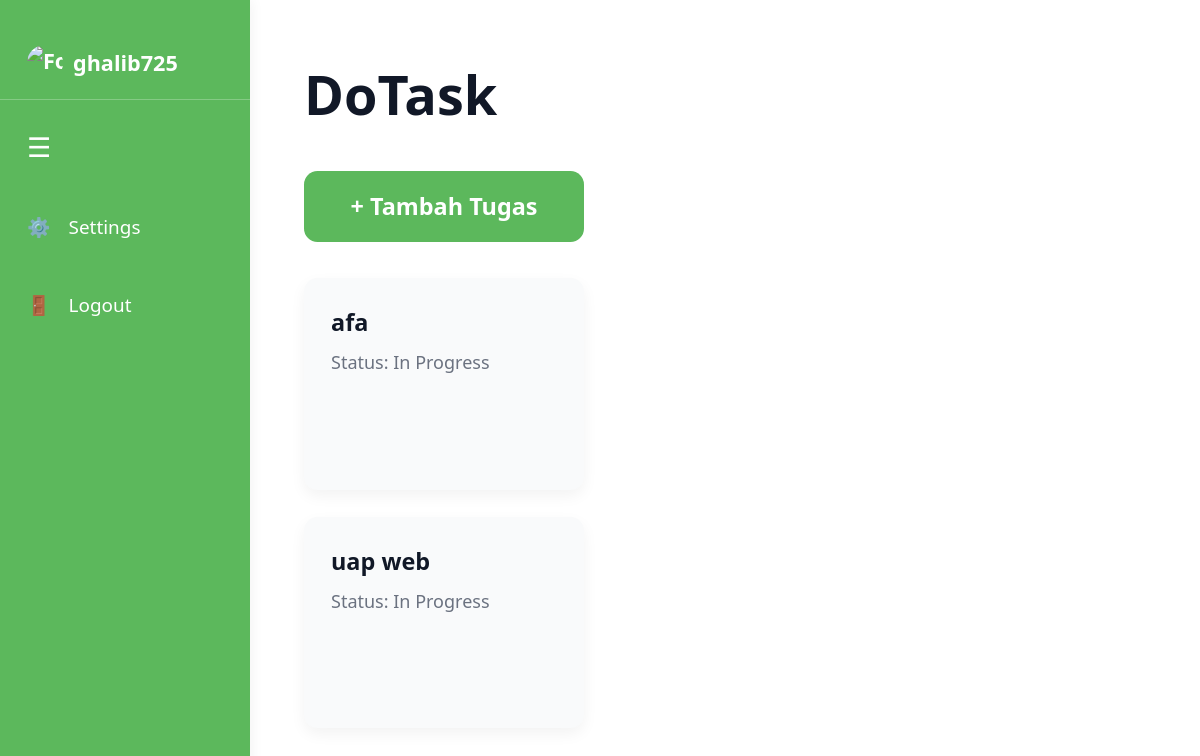
The app's page /dashboard/user_dashboard.php (signed in) with its own data.
### tables this page shows
CREATE TABLE `tasks` (
  `id` int(11) NOT NULL,
  `user_id` int(11) NOT NULL,
  `task_name` varchar(255) NOT NULL,
  `description` text DEFAULT NULL,
  `assigned_user_id` int(11) DEFAULT NULL,
  `due_date` date DEFAULT NULL,
  `priority` enum('Low','Medium','High') NOT NULL DEFAULT 'Medium',
  `status` enum('Pending','In Progress','Completed','Overdue') NOT NULL DEFAULT 'Pending',
  `created_at` datetime NOT NULL DEFAULT current_timestamp(),
  `updated_at` datetime NOT NULL DEFAULT current_timestamp() ON UPDATE current_timestamp(),
  `tags` varchar(255) DEFAULT NULL,
  `comments` text DEFAULT NULL,
  `attachments` text DEFAULT NULL,
  `estimated_time` int(11) DEFAULT NULL,
  `actual_time` int(11) DEFAULT NULL,
  `recurrence` varchar(50) DEFAULT NULL,
  `parent_task_id` int(11) DEFAULT NULL,
  `completion_date` date DEFAULT NULL
);

### dashboard/user_dashboard.php (the view, shortened to what this page needs)
<?php
include '../config/db.php';
$user_id = $_SESSION['user_id'];
$stmt = $conn->prepare("SELECT id, task_name, status FROM tasks WHERE user_id = ? ORDER BY id DESC");
$stmt->bind_param("i", $user_id);
$stmt->execute();
$result = $stmt->get_result();
$tasks = $result->fetch_all(MYSQLI_ASSOC);
$stmt = $conn->prepare("SELECT profile_pic FROM users WHERE id = ?");
$stmt->bind_param("i", $user_id);
$stmt->execute();
$stmt->bind_result($profile_pic_filename);
$upload_dir = __DIR__ . '/../uploads/';
$default_profile_pic = '../assets/default-profile.png';
$profile_pic_path = ($profile_pic_filename && file_exists($upload_dir . $profile_pic_filename)) ? '../uploads/' . htmlspecialchars($profile_pic_filename, ENT_QUOTES, 'UTF-8') : $default_profile_pic;
?>
<!DOCTYPE html>
<html lang="id">
<head>
</head>
<body>
    <aside class="sidebar" id="sidebar" aria-label="Sidebar menu">
        <a href="profile.php" class="menu-item profile" tabindex="0" aria-current="page" aria-label="Profile Menu">
            <img src="<?php echo $profile_pic_path; ?>" alt="Foto Profil" />
            <span><?php echo htmlspecialchars($_SESSION['username'], ENT_QUOTES, 'UTF-8'); ?></span>
        </a>
        <button class="toggle-btn" id="toggle-btn" aria-label="Toggle sidebar" title="Toggle sidebar">&#9776;</button>
        <div class="bottom-menu">
            <a href="settings.php" class="menu-item" role="menuitem" tabindex="0"><i>⚙️</i><span>Settings</span></a>
            <a href="../auth/logout.php" class="menu-item" role="menuitem" tabindex="0"><i>🚪</i><span>Logout</span></a>
        </div>
    </aside>
    <main class="main" tabindex="main">
        <header class="main-header" aria-label="Website name">
            <h1>DoTask</h1>
        </header>
        <a href="add_task.php" class="add-task-link" aria-label="Tambah Tugas Baru" role="button">
            + Tambah Tugas
        </a>
        <?php if (count($tasks) > 0): ?>
            <section class="tasks" aria-live="polite" aria-label="Daftar tugas pengguna">
                <?php foreach ($tasks as $task): ?>
                    <article class="task-card" tabindex="0">
                        <h3 class="task-title"><?php echo htmlspecialchars($task['task_name'], ENT_QUOTES, 'UTF-8'); ?></h3>
                        <p class="task-status">Status: <?php echo htmlspecialchars($task['status'], ENT_QUOTES, 'UTF-8'); ?></p>
                    </article>
                <?php endforeach; ?>
            </section>
        <?php else: ?>
            <div class="no-tasks" role="status">
                Belum ada tugas. Silakan tambahkan tugas baru!
            </div>
        <?php endif; ?>
    </main>
</body>
</html>

### dashboard/user_dashboard.php (style rules this page uses)
:root { --color-main-green: #5cb85c; --color-main-green-dark: #4cae4c; --color-bg: #ffffff; --color-text-primary: #111827; --color-text-secondary: #6b7280; --color-card-bg: #f9fafb; --color-shadow: rgba(0, 0, 0, 0.05); --border-radius: 0.75rem; --sidebar-width: 250px; --sidebar-width-collapsed: 64px; --transition-speed: 0.3s; --font-heading: 'Segoe UI', Tahoma, Geneva, Verdana, sans-serif; }
* { box-sizing: border-box; }
body, html { margin: 0; height: 100%; font-family: var(--font-heading); background: var(--color-bg); color: var(--color-text-primary); font-size: 18px; line-height: 1.5; overflow-x: hidden; display: flex; }
a { color: inherit; text-decoration: none; }
.sidebar { position: fixed; top: 0; left: 0; height: 100vh; width: var(--sidebar-width); background-color: var(--color-main-green); color: white; padding-top: 1.5rem; display: flex; flex-direction: column; transition: width var(--transition-speed) ease; box-shadow: 2px 0 12px var(--color-shadow); user-select: none; z-index: 1000; align-items: stretch; }
.sidebar a.menu-item.profile { padding: 1rem 1.5rem; font-size: 1.05rem; display: flex; align-items: center; cursor: pointer; user-select: none; white-space: nowrap; overflow: hidden; text-overflow: ellipsis; transition: background-color var(--transition-speed), color var(--transition-speed); border: none; background: transparent; color: white; text-align: left; font-weight: 700; font-size: 1.2rem; border-bottom: 1px solid rgba(255 255 255 / 0.25); margin-bottom: 1rem; outline-offset: 2px; }
.sidebar a.menu-item.profile img { width: 36px; height: 36px; border-radius: 50%; object-fit: cover; margin-right: 10px; flex-shrink: 0; }
.toggle-btn { background: none; border: none; color: white; font-size: 1.5rem; cursor: pointer; padding: 0.75rem 1.5rem; user-select: none; transition: background-color var(--transition-speed); align-self: flex-start; }
.bottom-menu { display: flex; flex-direction: column; gap: 0.75rem; margin-top: 1rem; }
.bottom-menu a.menu-item { padding: 1rem 1.5rem; font-size: 1.05rem; display: flex; align-items: center; cursor: pointer; user-select: none; white-space: nowrap; overflow: hidden; text-overflow: ellipsis; transition: background-color var(--transition-speed), color var(--transition-speed); border: none; background: transparent; color: white; text-align: left; }
.bottom-menu a.menu-item i { margin-right: 1rem; min-width: 20px; text-align: center; font-style: normal; font-weight: bold; user-select: none; }
.main { margin-left: var(--sidebar-width); padding: 3rem 3rem 4rem; flex-grow: 1; min-height: 100vh; transition: margin-left var(--transition-speed) ease; display: flex; flex-direction: column; max-width: 1200px; width: 100%; }
.main-header { margin-bottom: 2rem; }
.main-header h1 { font-weight: 800; font-size: 3rem; margin: 0; color: var(--color-text-primary); }
.add-task-link { background-color: var(--color-main-green); color: white; border: none; padding: 1rem 2.5rem; font-size: 1.3rem; font-weight: 700; border-radius: var(--border-radius); cursor: pointer; user-select: none; transition: background-color 0.3s ease; text-decoration: none; display: inline-block; margin-bottom: 2rem; max-width: 280px; text-align: center; }
.tasks { display: grid; grid-template-columns: repeat(auto-fill,minmax(280px,1fr)); gap: 1.5rem; flex-grow: 1; }
.task-card { background: var(--color-card-bg); box-shadow: 0 6px 15px var(--color-shadow); border-radius: var(--border-radius); padding: 1.5rem; transition: box-shadow 0.3s ease; display: flex; flex-direction: column; gap: 0.5rem; }
.task-title { font-weight: 700; font-size: 1.3rem; margin: 0; color: var(--color-text-primary); }
.task-status { font-size: 1rem; color: var(--color-text-secondary); margin: 0; }

### records on screen
tasks: task_name "afa", status "In Progress"
tasks: task_name "uap web", status "In Progress"

### other values on screen
$_SESSION['username'] "ghalib725"
